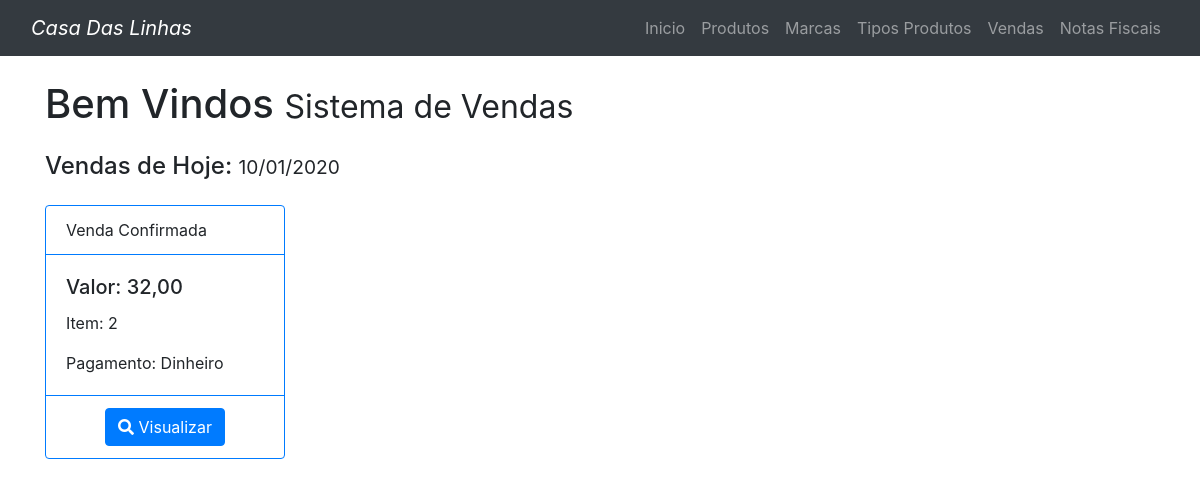
The app's page /home/index.php with its own data.
### tables this page shows
CREATE TABLE `vendas` (
  `id` int(11) NOT NULL,
  `dt_venda` date NOT NULL,
  `vl_venda_valor_total` decimal(10,2) DEFAULT NULL,
  `st_situacao` varchar(2) NOT NULL DEFAULT 'NC',
  `st_pagamento` varchar(2) NOT NULL DEFAULT 'NP'
);

### conexaoBD/conexaoPDO.php (called while the page is built)
<?php
    class ConexaoPDO {
        public static $instance;
        public static function getInstance () {
            if(!isset(self::$instance)){
                try {
                    self::$instance = new PDO('mysql:host=localhost;dbname=casadaslinhas', 'root', '');
                    self::$instance->setAttribute( PDO::ATTR_ERRMODE, PDO::ERRMODE_EXCEPTION );
                    self::$instance->exec("set names utf8");
                } catch (PDOException $e) {
                    echo "Hovem algum problema com a CONEXAO com o Banco de Dados". $e->getMessage();
                    return false;
                }
            }
            return self::$instance;
        }
    }
?>

### validacoes/vendasValidacoes.php (called while the page is built, shortened)
<?php
    require_once DIR_CONFIG.'tratamentoDados.php';
    require_once DIR_DAO.'vendasDao.php';
    require_once DIR_CONEXAOBD.'conexaoPDO.php';
    class VendasValidacoes {
        private $vendasDao;
        public function __construct() {
            $this->vendasDao = new VendasDao();
        }
        public function buscarTodasVendasHoje() {
            try {
                return $this->vendasDao->buscarTodasVendasHoje();
            } catch (Exception $e) {
                return 0;
            }
        }
        public function quantidadeItensVenda($id) {
            try {
                return $this->vendasDao->quantidadeItensVenda($id);
            } catch (Exception $e) {
                return 0;
            }
        }
    }
?>

### dao/vendasDao.php (called while the page is built, shortened)
<?php
    require_once DIR_CONEXAOBD.'conexaoPDO.php';
    class VendasDao {
        private $conexaoBD;
        public function __construct() {
            $this->conexaoBD = ConexaoPDO::getInstance();
        }
        public function quantidadeItensVenda($id) {
            $sql = "SELECT id FROM vendas_produtos WHERE venda_id = :venda_id";
            try {
                $statement = $this->conexaoBD->prepare($sql);
                $statement->bindValue(":venda_id", $id, PDO::PARAM_INT);
                $statement->execute();
                return $statement->rowCount();
            } catch(PDOException $e) {
                throw new Exception($e);
            }
        }
        public function buscarTodasVendasHoje() {
            $sql = "SELECT * FROM vendas WHERE dt_venda = :dt_venda ORDER BY id desc";
            try {
                $statement =  $this->conexaoBD->prepare($sql);
                $statement->bindValue(":dt_venda", date('Y-m-d'), PDO::PARAM_STR);
                $statement->execute();
                return $statement->fetchAll(PDO::FETCH_ASSOC);
            } catch(PDOException $e) {
                throw new Exception($e);
            }
        }
    }
?>

### config/tratamentoDados.php (called while the page is built, shortened)
<?php
    class TratamentoDados {
        public function ajustarFormatosDeDadosParaTela($dados) {
            $dados_tratados = array();
            foreach ($dados as $k => $dado) {
                $parte = explode('_', $k);
                switch ($parte[0]) {
                    case 'dt':
                        $data = explode('-', $dado);
                        $dado = $data[2].'/'.$data[1].'/'.$data[0];
                        $dados_tratados[$k] = $dado;
                        break;
                    case 'vl':
                        $dado = number_format($dado, 2, ',', '.');
                        $dados_tratados[$k] = $dado;
                        break;
                    case 'st':
                        $dado = trim($dado);
                        $dado = ucwords(strtolower($dado));
                        $dados_tratados[$k] = $dado;
                        break;
                    default:
                        $dados_tratados[$k] = $dado;
                }
            }
            return $dados_tratados;
        }
    }
?>

### home/index.php (the view, shortened to what this page needs)
<?php
    require_once '../parts/header.php';
    require_once DIR_PARTS . 'menus.php';
    require_once DIR_VALIDACOES . 'vendasValidacoes.php';
    require_once DIR_CONFIG.'tratamentoDados.php';
    $vendasValidacao = new VendasValidacoes();
    $tratamentoDados = new TratamentoDados();
    $vendas = $vendasValidacao->buscarTodasVendasHoje();
?>
<div class="container">
    <h1 class="my-4">Bem Vindos
        <small>Sistema de Vendas</small>
    </h1>
    <h4 class="my-4">Vendas de Hoje: <small><?php echo date('d/m/Y');?></small></h4>
    <div class="row">
        <?php if(count($vendas) > 0) {?>
        <?php foreach ($vendas as $venda):?>
            <?php
                $venda = $tratamentoDados->ajustarFormatosDeDadosParaTela($venda);
                switch ($venda['st_situacao']) {
                    case "C":
                        $cor = 'primary';
                        $situacao = "Venda Confirmada";
                        break;
                }
            ?>
        <div class="col-md-3">
            <div class="card border-<?php echo $cor?> mb-3" style="max-width: 15rem;">
                <div class="card-header bg-transparent border-<?php echo $cor?>">
                    <?php echo $situacao?>
                </div>
                <div class="card-body">
                    <h5 class="card-title">Valor: <?php echo $venda['vl_venda_valor_total']?></h5>
                    <p class="card-text">Item: <?php echo $vendasValidacao->quantidadeItensVenda($venda['id'])?></p>
                    <p class="card-text">Pagamento:
                        <?php
                            switch ($venda['st_pagamento']) {
                                case "D":
                                    echo "Dinheiro";
                                    break;
                            }
                        ?>
                    </p>
                </div>
                <div class="card-footer bg-transparent border-<?php echo $cor?>  text-center">
                    <a class="btn btn-primary btn-visualizar-venda" name="" id="<?php echo $venda['id']?>" data-toggle="modal" data-target="#exampleModalCenter" href="#"><i class="fa fa-search"></i> Visualizar</a>
                </div>
            </div>
        </div>
        <?php endforeach;?>
        <?php } else { echo "Não há vendas até o momento."; }?>
    </div>
</div>
<?php
	require_once DIR_PARTS . 'footer.php';
?>

### css/portfolio-item.css (style rules this page uses)
body { padding-top: 54px; }
@media (min-width: 992px) { body { padding-top: 56px; } }

### records on screen
vendas: st_situacao "Venda Confirmada", vl_venda_valor_total "32,00", quantidadeItensVenda "2", st_pagamento "Dinheiro"
